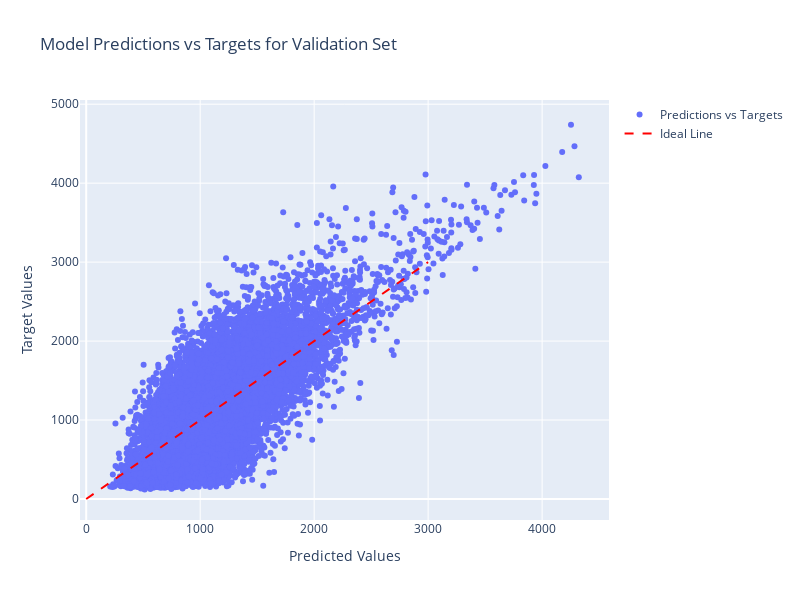

Source (notebook cell):
### Code cell
import plotly.graph_objects as go

# Show the prediction on the validation set
model.eval()
with torch.no_grad():
    inp = []
    tar = []
    boards = []
    for inputs, targets in train_dataloader:
        inputs, targets = inputs.to(device), targets.to(device)
        outputs = model(inputs.permute(0, 3, 1, 2))
        inp.extend(outputs.squeeze().cpu().numpy().flatten())
        tar.extend(targets.squeeze().cpu().numpy().flatten())
        boards.extend(inputs.cpu().numpy())  # Store the boards
    fig = go.Figure()
    fig.add_trace(go.Scatter(x=inp, y=tar, mode='markers', name='Predictions vs Targets'))
    fig.add_trace(go.Scatter(x=[0, 3000], y=[0, 3000], mode='lines', name='Ideal Line', line=dict(color='red', dash='dash')))
    fig.update_layout(
        title="Model Predictions vs Targets for Validation Set",
        xaxis_title="Predicted Values",
        yaxis_title="Target Values",
        width=800,
        height=600
    )
    fig.show()

## Show the prediction on the training set
#model.eval()
#with torch.no_grad():
#    inp = []
#    tar = []
#    for inputs, targets in train_dataloader:
#        inputs, targets = inputs.to(device), targets.to(device)
#        outputs = model(inputs.permute(0, 3, 1, 2))
#        inp.extend(outputs.squeeze().cpu().numpy().flatten())
#        tar.extend(targets.squeeze().cpu().numpy().flatten())
#
#    fig = go.Figure()
#    fig.add_trace(go.Scatter(x=inp, y=tar, mode='markers', name='Predictions vs Targets'))
#    fig.add_trace(go.Scatter(x=[0, 3000], y=[0, 3000], mode='lines', name='Ideal Line', line=dict(color='red', dash='dash')))
#    fig.update_layout(
#        title="Model Predictions vs Targets on Training Set",
#        xaxis_title="Predicted Values",
#        yaxis_title="Target Values",
#        width=800,
#        height=600
#    )
#    fig.show()

### Figure 1 — Plotly figure (JSON) as saved in the notebook; plotly's stock layout.template omitted (floating-point values rounded to 4 significant figures; data arrays with more than 128 entries replaced by an {"elided": "..."} marker saying what was removed)
{"data": [{"mode": "markers", "name": "Predictions vs Targets", "type": "scatter", "x": {"elided": "13152 float values"}, "y": {"elided": "13152 float values"}}, {"line": {"color": "red", "dash": "dash"}, "mode": "lines", "name": "Ideal Line", "type": "scatter", "x": [0, 3000], "y": [0, 3000]}], "layout": {"height": 600, "title": {"text": "Model Predictions vs Targets for Validation Set"}, "width": 800, "xaxis": {"title": {"text": "Predicted Values"}}, "yaxis": {"title": {"text": "Target Values"}}}}
